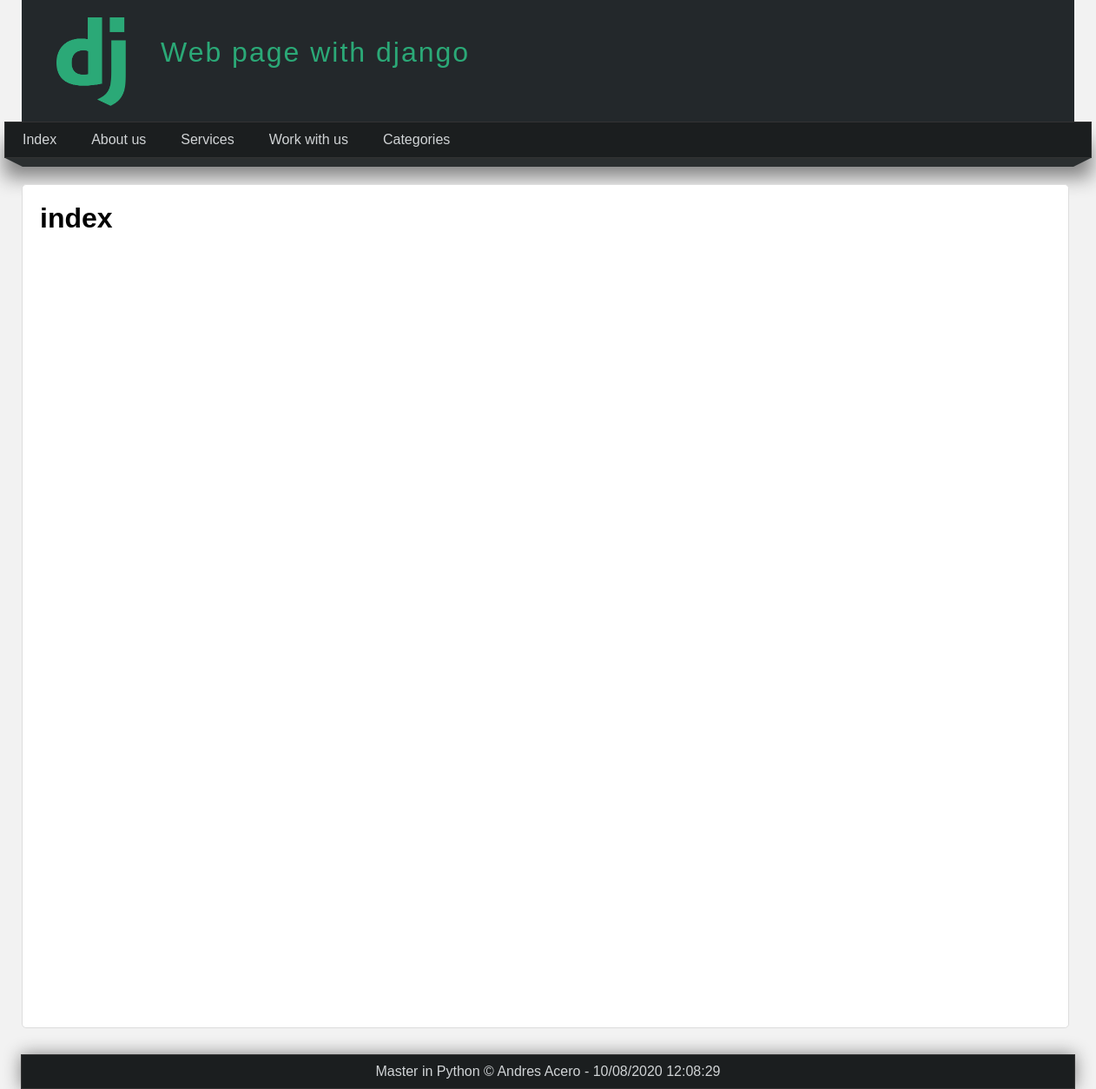
The app's page /, older data.
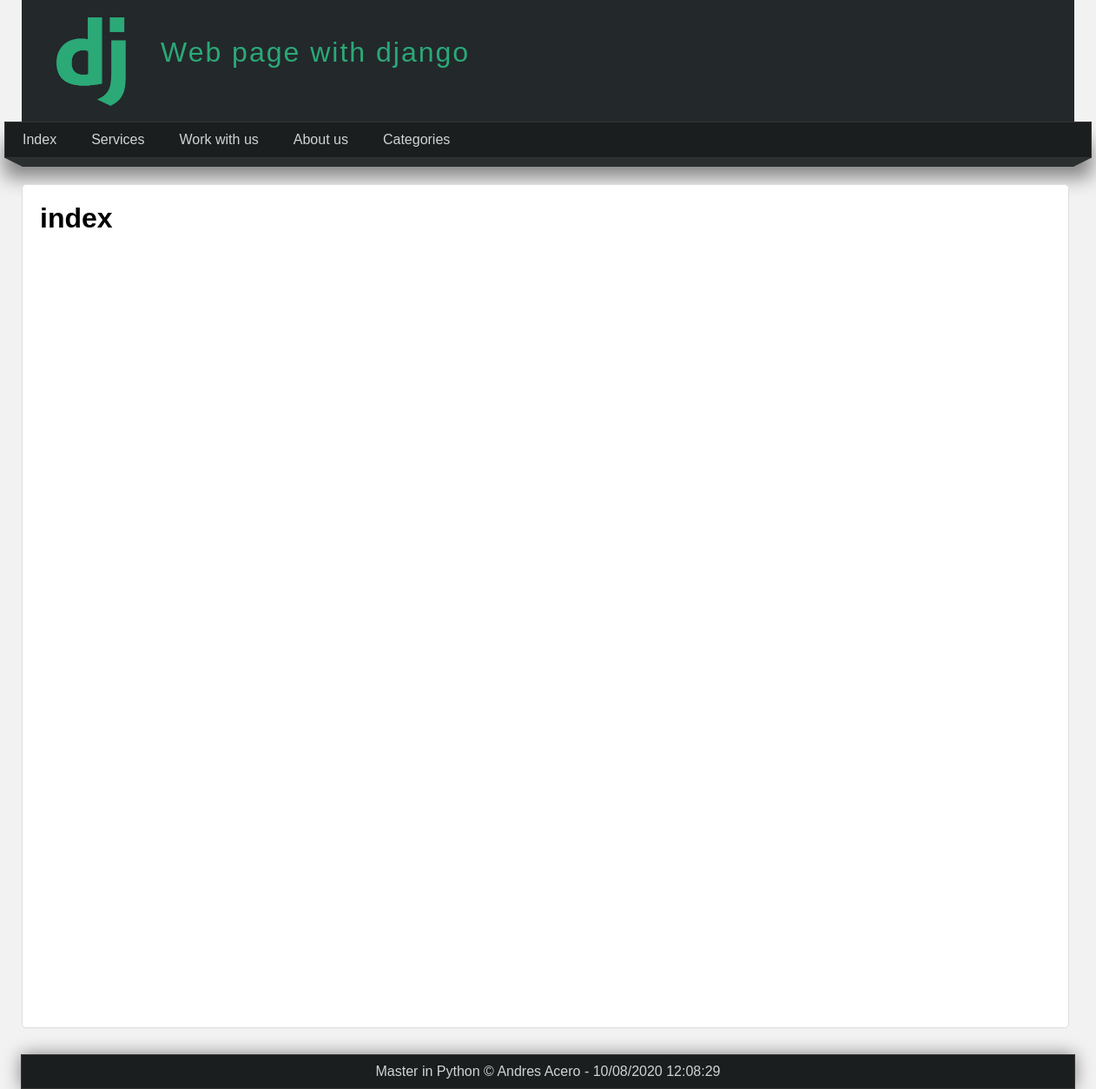
The same page, newer data.
### pages/models.py (models this page shows, shortened)
class Page(models.Model):
    title = models.CharField(max_length=50, verbose_name='Title')
    content = RichTextField(verbose_name='Content')
    slug = models.CharField(max_length=150, verbose_name='Friendly url', unique=True)
    order = models.IntegerField(verbose_name="Order", default=0)
    visible = models.BooleanField(verbose_name='Visible')
    craeted_at = models.DateTimeField(auto_now_add=True, verbose_name='Created at')
    updated_at = models.DateTimeField(auto_now_add=True, verbose_name='Updated at')
    class Meta:
        verbose_name = 'Page'
        verbose_name_plural = 'Pages'

### myApp/views.py (the view)
# urls.py: path('', views.index, name='index'),
def index(request):
    return render(request, 'mainapp/index.html',{
        'title':'index'
    })

### blog/processor.py (called while the page is built)
def get_categories(request):
    ids = Article.objects.filter(public=True).values_list('categories', flat=True)
    return {
        'categories': Category.objects.filter(id__in=ids).values_list('id', 'name')
    }

### pages/context_processors.py (called while the page is built)
def get_pages(request):
    return {
        'pages': Page.objects.filter(visible=True).order_by("order").values_list('id', 'title', 'slug')
    }

### myApp/templates/mainapp/index.html (shortened to what this page needs)
{% extends "layouts/layout.html" %}
{% block content %}
<h1>
    {{title}}
</h1>
{% endblock content %}

### myApp/templates/layouts/layout.html (shortened to what this page needs)
{% load static %}
<!DOCTYPE html>
<html lang="en">
<head>
    <link rel="stylesheet" href="{% static 'css/styles.css' %}">
</head>
<body>
    <header>
        <div id="logo">
            <img src="{% static 'images/logo.png' %}" alt="logo.png">
            <h1>Web page with django</h1>
        </div>
    </header>
    <nav>
        <ul>
            <li>
                <a href="{% url 'index' %}">Index</a>
            </li>
            {% for page in pages  %}
              <li>
                  <a href="{% url 'page' page.2 %}">
                      {{page.1}}
                  </a>
              </li>
            {% endfor %}
            <li>
                <a href="{% url 'list_article' %}">Categories</a>
            </li>
        </ul>
    </nav>
    <div class="barra">
        <span class="left_edge"></span>
        <span class="barra_content"></span>
        <span class="right_edge"></span>
    </div>
    <div id="content">
        <div class="box">
            {% block content %}{% endblock %}
        </div>
    </div>
    <footer>
        Master in Python &copy; Andres Acero - {% now "d/m/Y h:m:s" %}
    </footer>
</body>
</html>

Row changes from the older to the newer data that the page shows:
changed Page "About us": moves down the list
